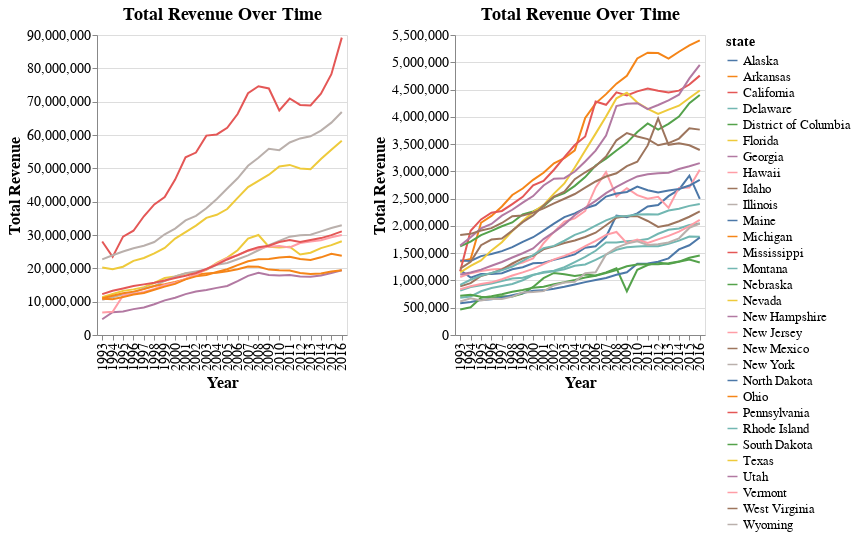

The notebook cell this image was saved under:
### Code cell
top10 = alt.Chart(head_df).mark_line().encode(
    x = alt.X('year:O', title='Year'),
    y = alt.Y('total_revenue:Q', title= 'Total Revenue'),
    color = 'state:N').properties(
    title='Total Revenue Over Time',
    width=250
)

bottom20 = alt.Chart(tail_df).mark_line().encode(
    x = alt.X('year:O', title='Year'),
    y = alt.Y('total_revenue:Q', title= 'Total Revenue'),
    color = 'state:N').properties(
    title='Total Revenue Over Time',
    width = 250
)

alt.hconcat(top10,bottom20).configure_title(
    fontSize=18
).configure_axis(
    labelFontSize = 14,
    titleFontSize = 16
).configure_legend(
    labelFontSize = 13,
    titleFontSize = 14
)

### Figure 1 — Vega-Lite specification as saved in the notebook (floating-point values rounded to 4 significant figures; data arrays with more than 128 entries replaced by an {"elided": "..."} marker saying what was removed)
{"config": {"view": {"continuousWidth": 400, "continuousHeight": 300}, "axis": {"labelFontSize": 14, "titleFontSize": 16}, "legend": {"labelFontSize": 13, "titleFontSize": 14}, "title": {"fontSize": 18}}, "hconcat": [{"data": {"name": "data-ce466552cddd7d354af47842e38767e9"}, "mark": "line", "encoding": {"color": {"type": "nominal", "field": "state"}, "x": {"type": "ordinal", "field": "year", "title": "Year"}, "y": {"type": "quantitative", "field": "total_revenue", "title": "Total Revenue"}}, "title": "Total Revenue Over Time", "width": 250}, {"data": {"name": "data-099096d3abbfdb0f5366c0f266e0cb8b"}, "mark": "line", "encoding": {"color": {"type": "nominal", "field": "state"}, "x": {"type": "ordinal", "field": "year", "title": "Year"}, "y": {"type": "quantitative", "field": "total_revenue", "title": "Total Revenue"}}, "title": "Total Revenue Over Time", "width": 250}], "$schema": "https://vega.github.io/schema/vega-lite/v4.8.1.json", "datasets": {"data-ce466552cddd7d354af47842e38767e9": {"elided": "240 records"}, "data-099096d3abbfdb0f5366c0f266e0cb8b": {"elided": "480 records"}}}
